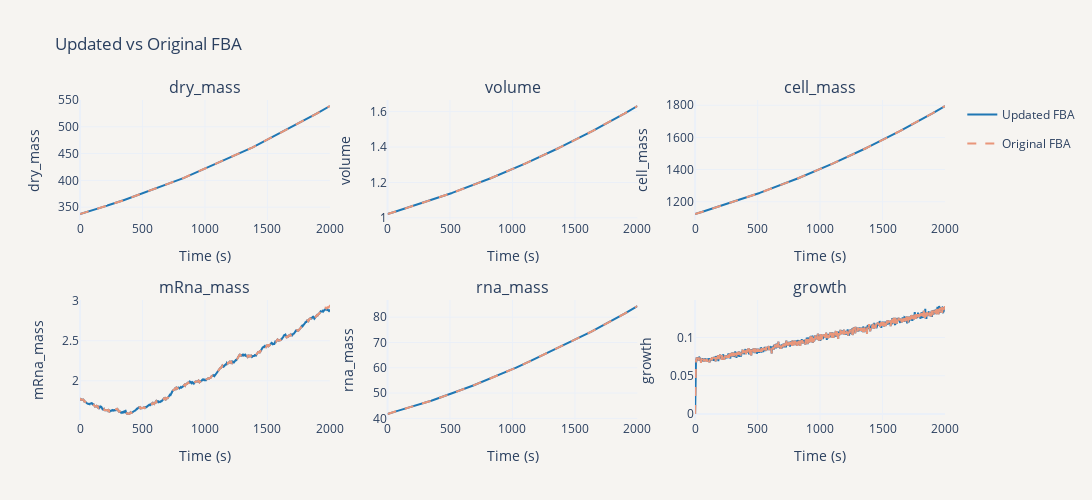

Notebook source saved alongside this figure:
### Markdown cell above
# Health Comparison Plots

### Code cell
plot_items = ['dry_mass', 'volume', 'cell_mass', 'mRna_mass', 'rna_mass', 'growth']

# optional time vectors per key (leave as empty dicts if not using)
try:
    t_new
except NameError:
    t_new = {}
try:
    t_old
except NameError:
    t_old = {}


rows = 2
ncols = math.ceil(len(plot_items) / rows)
fig = make_subplots(rows=rows, cols=ncols, subplot_titles=plot_items)

for idx, key in enumerate(plot_items):
    r, c = idx // ncols + 1, idx % ncols + 1

    y_new = np.asarray(mass.get(key, []))
    y_old = np.asarray(mass_original.get(key, []))

    # separate x for each series so different lengths are fine
    x_new = np.asarray(t_new[key]) if key in t_new else np.arange(len(y_new))
    x_old = np.asarray(t_old[key]) if key in t_old else np.arange(len(y_old))

    if y_new.size:
        fig.add_trace(
            go.Scatter(
                x=x_new, y=y_new, mode="lines",
                name="Updated FBA", legendgroup="new",
                showlegend=(idx == 0),
                line=dict(color="#1f77b4")
            ),
            row=r, col=c
        )
    if y_old.size:
        fig.add_trace(
            go.Scatter(
                x=x_old, y=y_old, mode="lines",
                name="Original FBA", legendgroup="old",
                line=dict(dash="dash", color="darksalmon"),
                showlegend=(idx == 0)
            ),
            row=r, col=c
        )

    fig.update_xaxes(title_text="Time (s)", row=r, col=c)
    fig.update_yaxes(title_text=key, row=r, col=c)

fig.update_layout(height=500, width=800*rows, title="Updated vs Original FBA", template="plotly_white", paper_bgcolor='#f6f4f1', plot_bgcolor='#f6f4f1')
fig.show()
# fig.write_image("/Users/HeenaSaqib/dev/vEcoli/notebooks/Heena notebooks/Metabolism_New Genes/out/flow_partition/WC_health_comparison.png", scale=3)

### Figure 1 — Plotly figure (JSON) as saved in the notebook; plotly's stock layout.template omitted (floating-point values rounded to 4 significant figures; data arrays with more than 128 entries replaced by an {"elided": "..."} marker saying what was removed)
{"data": [{"legendgroup": "new", "line": {"color": "#1f77b4"}, "mode": "lines", "name": "Updated FBA", "showlegend": true, "x": {"elided": "2001 int values"}, "y": {"elided": "2001 float values"}, "type": "scatter", "xaxis": "x", "yaxis": "y"}, {"legendgroup": "old", "line": {"color": "darksalmon", "dash": "dash"}, "mode": "lines", "name": "Original FBA", "showlegend": true, "x": {"elided": "2001 int values"}, "y": {"elided": "2001 float values"}, "type": "scatter", "xaxis": "x", "yaxis": "y"}, {"legendgroup": "new", "line": {"color": "#1f77b4"}, "mode": "lines", "name": "Updated FBA", "showlegend": false, "x": {"elided": "2001 int values"}, "y": {"elided": "2001 float values"}, "type": "scatter", "xaxis": "x2", "yaxis": "y2"}, {"legendgroup": "old", "line": {"color": "darksalmon", "dash": "dash"}, "mode": "lines", "name": "Original FBA", "showlegend": false, "x": {"elided": "2001 int values"}, "y": {"elided": "2001 float values"}, "type": "scatter", "xaxis": "x2", "yaxis": "y2"}, {"legendgroup": "new", "line": {"color": "#1f77b4"}, "mode": "lines", "name": "Updated FBA", "showlegend": false, "x": {"elided": "2001 int values"}, "y": {"elided": "2001 float values"}, "type": "scatter", "xaxis": "x3", "yaxis": "y3"}, {"legendgroup": "old", "line": {"color": "darksalmon", "dash": "dash"}, "mode": "lines", "name": "Original FBA", "showlegend": false, "x": {"elided": "2001 int values"}, "y": {"elided": "2001 float values"}, "type": "scatter", "xaxis": "x3", "yaxis": "y3"}, {"legendgroup": "new", "line": {"color": "#1f77b4"}, "mode": "lines", "name": "Updated FBA", "showlegend": false, "x": {"elided": "2001 int values"}, "y": {"elided": "2001 float values"}, "type": "scatter", "xaxis": "x4", "yaxis": "y4"}, {"legendgroup": "old", "line": {"color": "darksalmon", "dash": "dash"}, "mode": "lines", "name": "Original FBA", "showlegend": false, "x": {"elided": "2001 int values"}, "y": {"elided": "2001 float values"}, "type": "scatter", "xaxis": "x4", "yaxis": "y4"}, {"legendgroup": "new", "line": {"color": "#1f77b4"}, "mode": "lines", "name": "Updated FBA", "showlegend": false, "x": {"elided": "2001 int values"}, "y": {"elided": "2001 float values"}, "type": "scatter", "xaxis": "x5", "yaxis": "y5"}, {"legendgroup": "old", "line": {"color": "darksalmon", "dash": "dash"}, "mode": "lines", "name": "Original FBA", "showlegend": false, "x": {"elided": "2001 int values"}, "y": {"elided": "2001 float values"}, "type": "scatter", "xaxis": "x5", "yaxis": "y5"}, {"legendgroup": "new", "line": {"color": "#1f77b4"}, "mode": "lines", "name": "Updated FBA", "showlegend": false, "x": {"elided": "2001 int values"}, "y": {"elided": "2001 float values"}, "type": "scatter", "xaxis": "x6", "yaxis": "y6"}, {"legendgroup": "old", "line": {"color": "darksalmon", "dash": "dash"}, "mode": "lines", "name": "Original FBA", "showlegend": false, "x": {"elided": "2001 int values"}, "y": {"elided": "2001 float values"}, "type": "scatter", "xaxis": "x6", "yaxis": "y6"}], "layout": {"xaxis": {"anchor": "y", "domain": [0.0, 0.2889], "title": {"text": "Time (s)"}}, "yaxis": {"anchor": "x", "domain": [0.625, 1.0], "title": {"text": "dry_mass"}}, "xaxis2": {"anchor": "y2", "domain": [0.3556, 0.6444], "title": {"text": "Time (s)"}}, "yaxis2": {"anchor": "x2", "domain": [0.625, 1.0], "title": {"text": "volume"}}, "xaxis3": {"anchor": "y3", "domain": [0.7111, 1.0], "title": {"text": "Time (s)"}}, "yaxis3": {"anchor": "x3", "domain": [0.625, 1.0], "title": {"text": "cell_mass"}}, "xaxis4": {"anchor": "y4", "domain": [0.0, 0.2889], "title": {"text": "Time (s)"}}, "yaxis4": {"anchor": "x4", "domain": [0.0, 0.375], "title": {"text": "mRna_mass"}}, "xaxis5": {"anchor": "y5", "domain": [0.3556, 0.6444], "title": {"text": "Time (s)"}}, "yaxis5": {"anchor": "x5", "domain": [0.0, 0.375], "title": {"text": "rna_mass"}}, "xaxis6": {"anchor": "y6", "domain": [0.7111, 1.0], "title": {"text": "Time (s)"}}, "yaxis6": {"anchor": "x6", "domain": [0.0, 0.375], "title": {"text": "growth"}}, "annotations": [{"font": {"size": 16}, "showarrow": false, "text": "dry_mass", "x": 0.1444, "xanchor": "center", "xref": "paper", "y": 1.0, "yanchor": "bottom", "yref": "paper"}, {"font": {"size": 16}, "showarrow": false, "text": "volume", "x": 0.5, "xanchor": "center", "xref": "paper", "y": 1.0, "yanchor": "bottom", "yref": "paper"}, {"font": {"size": 16}, "showarrow": false, "text": "cell_mass", "x": 0.8556, "xanchor": "center", "xref": "paper", "y": 1.0, "yanchor": "bottom", "yref": "paper"}, {"font": {"size": 16}, "showarrow": false, "text": "mRna_mass", "x": 0.1444, "xanchor": "center", "xref": "paper", "y": 0.375, "yanchor": "bottom", "yref": "paper"}, {"font": {"size": 16}, "showarrow": false, "text": "rna_mass", "x": 0.5, "xanchor": "center", "xref": "paper", "y": 0.375, "yanchor": "bottom", "yref": "paper"}, {"font": {"size": 16}, "showarrow": false, "text": "growth", "x": 0.8556, "xanchor": "center", "xref": "paper", "y": 0.375, "yanchor": "bottom", "yref": "paper"}], "height": 500, "width": 1600, "title": {"text": "Updated vs Original FBA"}, "paper_bgcolor": "#f6f4f1", "plot_bgcolor": "#f6f4f1"}}
